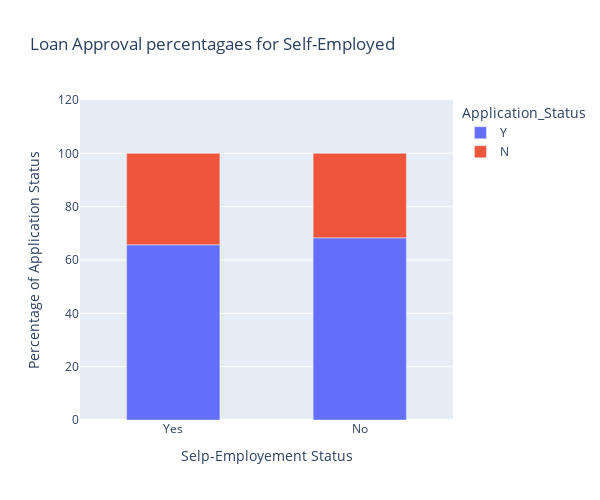

The notebook cell saved with this chart:
### Code cell
fig = px.bar(df_perc, x="Self_Employed", 
                      y="Percentage", 
                      color="Application_Status", 
                      title="Loan Approval percentagaes for Self-Employed",
                      labels={"Self_Employed":"Selp-Employement Status",
                      "Percentage":"Percentage of Application Status"})
fig.update_traces(width=0.5,) 
                  #marker_color = 'rgb(50, 171, 96, 0.01)')
fig.update_layout(
    yaxis_range = [0, 120],
    autosize=False,
    width=600,
    height=500,
)
fig.show()

### Figure 1 — Plotly figure (JSON) as saved in the notebook; plotly's stock layout.template omitted (floating-point values rounded to 4 significant figures)
{"data": [{"alignmentgroup": "True", "hovertemplate": "Application_Status=Y<br>Selp-Employement Status=%{x}<br>Percentage of Application Status=%{y}<extra></extra>", "legendgroup": "Y", "marker": {"color": "#636efa", "pattern": {"shape": ""}}, "name": "Y", "offsetgroup": "Y", "orientation": "v", "showlegend": true, "textposition": "auto", "type": "bar", "width": 0.5, "x": ["Yes", "No"], "xaxis": "x", "y": [65.7, 68.3], "yaxis": "y"}, {"alignmentgroup": "True", "hovertemplate": "Application_Status=N<br>Selp-Employement Status=%{x}<br>Percentage of Application Status=%{y}<extra></extra>", "legendgroup": "N", "marker": {"color": "#EF553B", "pattern": {"shape": ""}}, "name": "N", "offsetgroup": "N", "orientation": "v", "showlegend": true, "textposition": "auto", "type": "bar", "width": 0.5, "x": ["Yes", "No"], "xaxis": "x", "y": [34.3, 31.7], "yaxis": "y"}], "layout": {"autosize": false, "barmode": "relative", "height": 500, "legend": {"title": {"text": "Application_Status"}, "tracegroupgap": 0}, "title": {"text": "Loan Approval percentagaes for Self-Employed"}, "width": 600, "xaxis": {"anchor": "y", "domain": [0, 1], "title": {"text": "Selp-Employement Status"}}, "yaxis": {"anchor": "x", "domain": [0, 1], "range": [0, 120], "title": {"text": "Percentage of Application Status"}}}}
